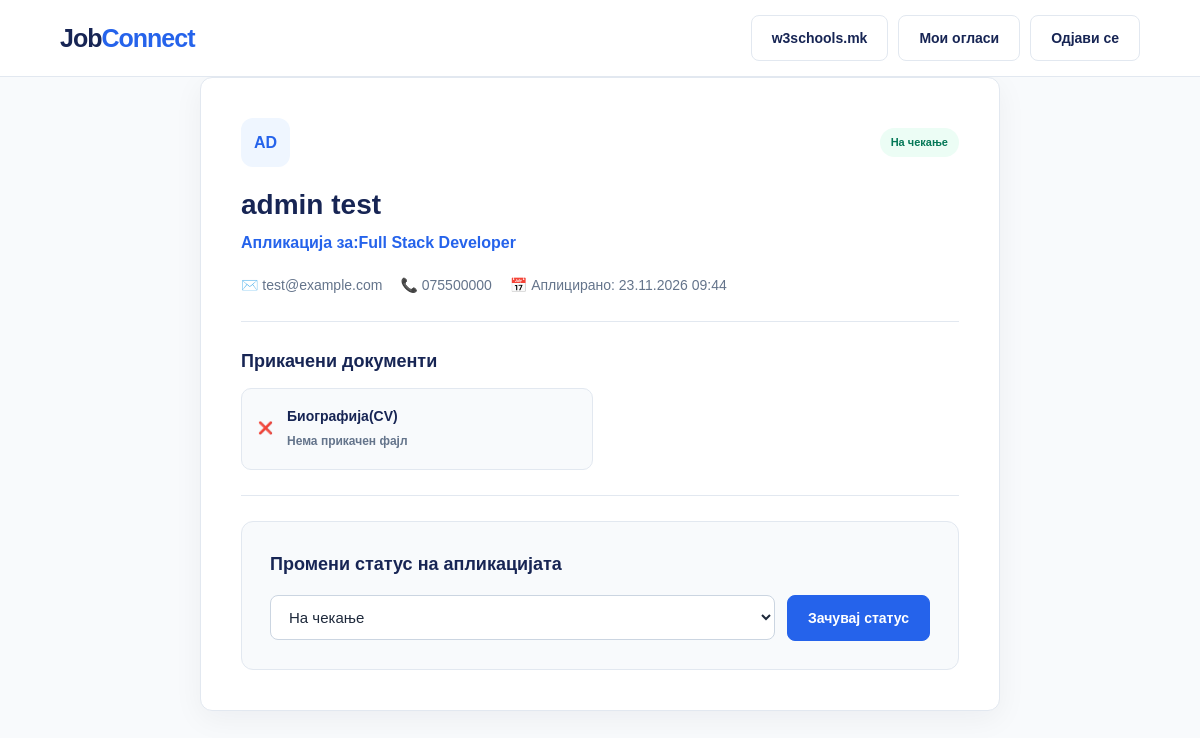
Page /Source/php/application-details.php?id=3 (signed in) on the committed database.
### tables this page shows
CREATE TABLE `application` (
  `id` int(10) UNSIGNED NOT NULL,
  `job_id` int(10) UNSIGNED NOT NULL,
  `user_id` int(10) UNSIGNED NOT NULL,
  `surname` varchar(100) DEFAULT NULL,
  `phone` varchar(50) DEFAULT NULL,
  `cv_path` varchar(255) DEFAULT NULL,
  `cover_letter_path` varchar(255) DEFAULT NULL,
  `cover_letter` text DEFAULT NULL,
  `status` enum('pending','reviewing','accepted','rejected') NOT NULL DEFAULT 'pending',
  `created_at` timestamp NOT NULL DEFAULT current_timestamp()
);

CREATE TABLE `users` (
  `id` int(10) UNSIGNED NOT NULL,
  `name` varchar(100) NOT NULL,
  `email` varchar(150) NOT NULL,
  `password` varchar(255) NOT NULL,
  `profile_pic` varchar(255) DEFAULT NULL,
  `high_school` varchar(255) DEFAULT NULL,
  `university` varchar(255) DEFAULT NULL,
  `cv_path` varchar(255) DEFAULT NULL,
  `role` enum('candidate','company','admin') NOT NULL DEFAULT 'candidate',
  `created_at` timestamp NOT NULL DEFAULT current_timestamp(),
  `industry` varchar(100) DEFAULT NULL,
  `description` text DEFAULT NULL,
  `location` varchar(150) DEFAULT NULL,
  `website` varchar(255) DEFAULT NULL,
  `phone` varchar(50) DEFAULT NULL
);

CREATE TABLE `jobs` (
  `id` int(10) UNSIGNED NOT NULL,
  `company_id` int(10) UNSIGNED NOT NULL,
  `title` varchar(150) NOT NULL,
  `description` text NOT NULL,
  `location` varchar(100) NOT NULL,
  `category` varchar(50) NOT NULL,
  `employment_type` varchar(50) NOT NULL DEFAULT 'Full-time',
  `salary_min` decimal(10,2) DEFAULT NULL,
  `salary_max` decimal(10,2) DEFAULT NULL,
  `status` enum('pending','active','closed') NOT NULL DEFAULT 'pending',
  `created_at` timestamp NOT NULL DEFAULT current_timestamp()
);

### Source/php/application-details.php (the view, shortened to what this page needs)
<?php
    require_once __DIR__."/../config/database.php";
    $appId = isset($_GET["id"]) ? (int)$_GET["id"]:0;
    $application = null;
    function escapeHTML($value) {
        return htmlspecialchars((string)$value, ENT_QUOTES, "UTF-8");
    }
    $statusLabels = [
        'pending' => "На чекање",
        "reviewing" => "Во разлгедување",
        "accepted" => "Прифатена",
        "reject" => "Одбиена"
    ];
    try {
        $stmt=$pdo->prepare("
            SELECT
                application.*,
                jobs.title AS job_title,
                jobs.location AS job_location,
                jobs.employment_type,
                application.user_id AS candidate_id,
                users.name AS candidate_name,
                users.email AS candidate_email
            FROM application
            INNER JOIN jobs ON application.job_id = jobs.id
            INNER JOIN users ON application.user_id = users.id
            WHERE application.id = :app_id AND jobs.company_id = :company_id
            LIMIT 1;
        ");
        $stmt->execute([
            "app_id" => $appId,
            "company_id" => $_SESSION["user_id"]
        ]);
        $application = $stmt->fetch();
    } catch(PDOEsception $e) {
        error_log($e->getMessage());
    }
    $fullName = trim($application["candidate_name"]." ".($application["surname"] ?? ""));
    $currentStatusLabel = $statusLabels[$application["status"]] ?? $application["status"];
?>
<!DOCTYPE html>
<html lang="mk">
<head>
    <link rel="stylesheet" href="../style/style.css">
    <link rel="stylesheet" href="../style/pages.css">
    <link rel="stylesheet" href="../style/profile.css">
</head>
<body>
    <?php include "navbar.php"; ?>
    <main class="container page-main">
        <div class="details-wrapper">
            <article class="details-card">
                <div class="job-card-top">
                    <div class="company-logo">
                        <?php echo escapeHTML(strtoupper(substr($application["candidate_name"], 0, 2))); ?>
                    </div>
                    <span class="job-type"><?php echo escapeHTML($currentStatusLabel);?></span>
                </div>
                <h1 class="details-title"><a href="profile.php?id=<?php echo (int)$application["candidate_id"];?>"
                class="profile-link-inline">
                    <?php echo escapeHTML($fullName);?></a></h1>
                <p class="company-name details-company">Апликација за:<?php echo escapeHTML($application["job_title"]);?></p>
                <div class="details-meta">
                    <span>✉️ <?php echo escapeHTML($application["candidate_email"]);?></span>
                    <?php if(!empty($application["phone"])):?>
                        <span>📞 <?php echo escapeHTML($application["phone"]); ?></span>
                    <?php endif; ?>
                    <span>📅 Аплицирано: <?php echo date("d.m.Y H:i", strtotime($application["created_at"])); ?></span>
                </div>
                <hr class="divider">
                <h3 class="details-section-title">Прикачени документи</h3>
                <div class="files-grid">
                    <?php if(!empty($application["cv_path"]) && file_exists($application["cv_path"])):?>
                        <a href="<?php echo escapeHTML($application["cv_path"]);?>" download-class="file-download-card">
                            <span class="file-icon">📄</span>
                            <div>
                                <strong>Биографија(CV)</strong>
                                <span>Кликни за преземање</span>
                            </div>
                        </a>
                    <?php else: ?>
                        <div class="file-download-card disabled">
                            <span class="file-icon">❌</span>
                            <div>
                                <strong>Биографија(CV)</strong>
                                <span>Нема прикачен фајл</span>
                            </div>
                        </div>
                    <?php endif; ?>
                </div>
                <hr class="divider">
                <div class="apply-box">
                    <h3>Промени статус на апликацијата</h3>
                    <form method="POST" class="status-form">
                        <div class="form-group">
                            <select name="status" class="form-control">
                                <?php foreach($statusLabels as $key => $label):?>
                                    <option value="<?php echo escapeHTML($key);?>"
                                    <?php echo $application["status"] === $key ? "selected":"";?>>
                                        <?php echo escapeHTML($label);?>
                                    </option>
                                <?php endforeach; ?>
                            </select>
                        </div>
                        <button type="submit" class="btn btn-primary">Зачувај статус</button>
                    </form>
                </div>
            </article>
        </div>
    </main>
</body>
</html>

### Source/style/style.css (style rules this page uses)
* { margin:0; padding:0; box-sizing:border-box; }
:root { --primary:#2563eb; --primary-dark:#1d4ed8; --dark:#172554; --text:#1e293b; --muted:#64748b; --background:#f8fafc; --white:#ffffff; --border:#e2e8f0; --light-blue:#eff6ff; --radius:12px; }
html { scroll-behavior:smooth; }
body { font-family:Arial, Helvetica, sans-serif; background:var(--background); color:var(--text); line-height:1.6; }
button, input, select { font:inherit; }
button { cursor:pointer; }
a { color:inherit; text-decoration:none; }
.container { width:min(1180px, 90%); margin:0 auto; }
.btn { display:inline-flex; align-items:center; justify-content:center; padding:11px 20px; border-radius:8px; font-size:14px; font-weight:600; border:1px solid transparent; transition:0.25s ease; }
.btn-primary { background:var(--primary); color:var(--white); border-color:var(--primary); }
.job-card-top { display:flex; justify-content:space-between; align-items:center; margin-bottom:20px; gap:10px; }
.company-logo { width:49px; height:49px; border-radius:12px; background:var(--light-blue); color:var(--primary); display:flex; justify-content:center; align-items:center; font-size:16px; font-weight:800; flex-shrink:0; }
.job-type { background:#ecfdf5; color:#047857; padding:6px 11px; border-radius:20px; font-size:11px; font-weight:700; }
.company-name { color:var(--primary); font-size:14px; font-weight:700; margin-bottom:15px; }

### Source/style/pages.css (style rules this page uses)
.page-main { padding:50px, 0; }
.divider { border:0; border-top:1px solid var(--border); margin:25px 0; }
.details-wrapper { max-width:800px; margin:0 auto; }
.details-card { background:var(--white); border:1px solid var(--border); border-radius:var(--radius); padding:40px; box-shadow:0 8px 30px rgba(15, 23, 42, 0.05); }
.details-title { color:var(--dark); font-size:28px; line-height:1.25; margin-bottom:8px; }
.details-company { font-size:16px; margin-bottom:18px; }
.details-meta { display:flex; flex-wrap:wrap; gap:18px; color:var(--muted); font-size:14px; }
.details-section-title { color:var(--dark); font-size:18px; margin-bottom:12px; }
.apply-box { background:var(--background); padding:28px; border-radius:var(--radius); border:1px solid var(--border); }
.apply-box h3 { color:var(--dark); font-size:18px; margin-bottom:16px; }
.form-group { margin-bottom:18px; }
.form-control { width:100%; padding:12px 14px; border:1px solid #cbd5e1; border-radius:8px; font-size:15px; font-family:inherit; color:var(--text); background:var(--white); transition:border-color 0.2s, box-shadow 0.2s; }
.files-grid { display:grid; grid-template-columns:repeat(2, 1fr); gap:15px; margin-bottom:20px; }
.file-download-card { display:flex; align-items:center; gap:14px; padding:16px; background:var(--light-blue); border:1px solid #bfdbfe; border-radius:10px; transition:0.2s ease; }
.file-download-card.disabled { background:var(--background); border-color:var(--border); opacity:0.7s; pointer-events:none; }
.file-icon { font-size:26px; }
.file-download-card strong { display:block; color:var(--dark); font-size:14px; }
.file-download-card span { color:var(--primary-dark); font-size:12px; font-weight:600; }
.file-download-card.disabled span { color:var(--muted); }
.status-form { display:flex; gap:12px; align-items:center; }
.status-form, .form-group { flex:1; margin-bottom:0; }

### Source/style/profile.css (style rules this page uses)
.profile-link-inline { color:inherit; text-decoration:none; font-weight:600; transition: color 0.2s ease; }

### rows in the picture
application: user.name "AD", status "На чекање", escapeHTML($fullName) "admin test", job.title "Full Stack Developer", user.email "test@example.com", phone "075500000", created_at "23.11.2026 09:44"

### other values in the picture
escapeHTML($_SESSION["user_name"]) "w3schools.mk"
